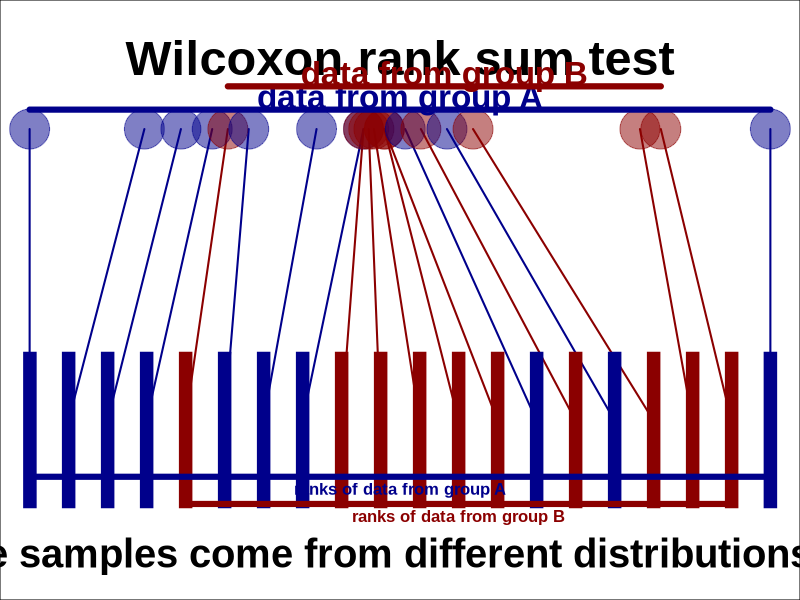
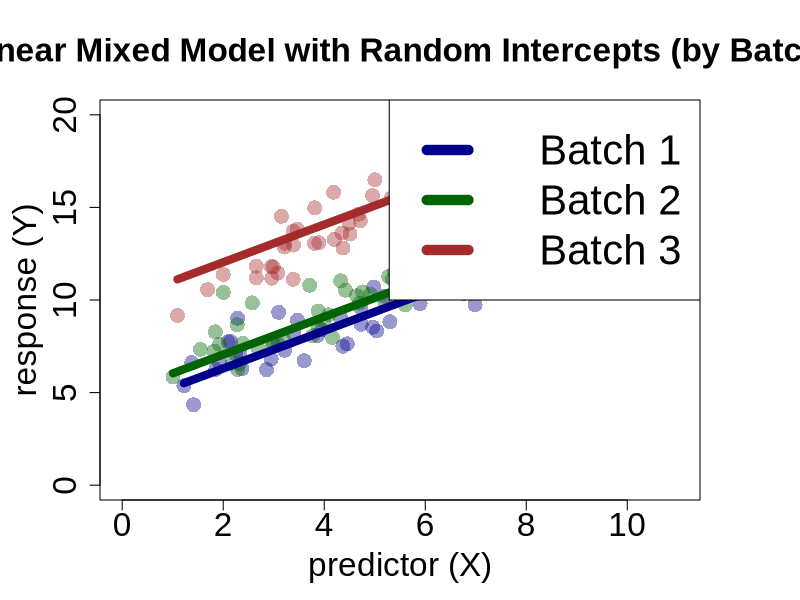

Write R code to recreate these figures, in order.

# Copyright 2024 David Novak
#
# Licensed under the Apache License, Version 2.0 (the "License");
# you may not use this file except in compliance with the License.
# You may obtain a copy of the License at
#
#     http://www.apache.org/licenses/LICENSE-2.0
#
# Unless required by applicable law or agreed to in writing, software
# distributed under the License is distributed on an "AS IS" BASIS,
# WITHOUT WARRANTIES OR CONDITIONS OF ANY KIND, either express or implied.
# See the License for the specific language governing permissions and
# limitations under the License.


# Generate figures used in `5_stats.Rmd` for demonstration purposes.

# Fig 1. Wilcoxon test ----

png(filename = '5_stats_fig1.png', width = 1600, height = 840, units = 'px')
par(family = 'Arial')
## Draw random grouped data ----
set.seed(1)
n0 <- 10
n1 <- 10
n <- n0+n1
x0 <- c(
  sample(x = seq(-5, 3, by = .1), size = ceiling(n0/5), replace = TRUE),
  sample(x = seq(1, 8, by = .1), size = floor(n0*.8)-1, replace = TRUE),
  13
)
x1 <- c(
  sample(x = seq(4, 11, by = .1), size = floor(n1*0.8), replace = TRUE),
  sample(x = seq(12, 14, by = .1), size = ceiling(n1*0.2), replace = TRUE)
)-2
x <- c(x0, x1)
cls <- as.factor(rep(c(0, 1), times = c(n0, n1)))
o <- order(x)
x <- x[o]
cls <- cls[o]

## Plot ----
colours <- c('darkblue', 'darkred')[cls]
par(mar = c(0,0,0,0))
plot(NULL, xlim = range(x), ylim = c(0.169, 0.455),
     axes = FALSE, xlab = '', ylab = '',
     main = '\n\nWilcoxon rank sum test', cex.main = 2.92)
box()

{
  x_ranks <- order(x)
  x_ranks <- x_ranks-min(x_ranks)
  x_ranks <- x_ranks/max(x_ranks)
  x_ranks <- x_ranks*diff(range(x))
  x_ranks <- x_ranks + min(x)
}

for (i in seq_along(x)) {
  lines(x = c(x_ranks[i], x[i]), y = c(0.25, 0.4), col = colours[i], lwd = 2)
}
points(x, rep(0.4, times = n), col = scales::alpha(colours, .5), pch = 20, cex = 8)
points(x_ranks, rep(0.245, times = n), col = colours, pch = '|', cex = 10)

lines(x = range(x0), y = rep(0.41, times = 2), lwd = 6, col = 'darkblue')
text(x = min(x0)+diff(range(x0))/2, y = 0.415, labels = expression(bold('data from group A')), col = 'darkblue', cex = 2)

lines(x = range(x1), y = rep(0.422, times = 2), lwd = 6, col = 'darkred')
text(x = min(x1)+diff(range(x1))/2, y = 0.427, labels = expression(bold('data from group B')), col = 'darkred', cex = 2)



lines(x = range(x_ranks[cls==0]), y = rep(0.221, times = 2), lwd = 6, col = 'darkblue')
text(x = min(x_ranks[cls==0])+diff(range(x_ranks[cls==0]))/2, y = 0.214, labels = expression(bold('ranks of data from group A')), col = 'darkblue')

lines(x = range(x_ranks[cls==1]), y = rep(0.207, times = 2), lwd = 6, col = 'darkred')
text(x = min(x_ranks[cls==1])+diff(range(x_ranks[cls==1]))/2, y = 0.200, labels = expression(bold('ranks of data from group B')), col = 'darkred')


text(x = min(x)+diff(range(x))/2, y = 0.18, label = expression(bold('How likely is it that the samples come from different distributions, based on the ranks?')), cex = 2.4)

dev.off()

# Fig 2. Fixed and random effects ----
##mostly generated by Gemini

png(filename = '5_stats_fig3.png', width = 1600, height = 840, units = 'px')
par(family = 'Arial')
{
# Set seed for reproducibility
set.seed(123)

# Define number of data points per group
n.points <- 60

# Generate random slopes for each group
group.slopes <- rnorm(3, mean = 1, sd = 0.2)

# Generate random intercepts for each group
group.intercepts <- rnorm(3, mean = 5, sd = 2)

# Combine data into a dataframe
data <- data.frame(group = factor(rep(1:3, each = n.points)))

# Generate x-values
data$x <- runif(nrow(data), min = 1, max = 10)

# Generate y-values with group effects
data$y <- group.slopes[data$group] * data$x + 
  group.intercepts[data$group] + 
  rnorm(nrow(data), mean = 0, sd = 1)  # Add random error

# Linear mixed model with lme4 package (replace lm with lmer)
library(lme4)  # Load lme4 package for mixed models
lmer.model <- lmer(y ~ x + (1 | group), data = data)

# Extract fitted values using predict with intervals=FALSE
fitted.values <- data.frame(
  x = data$x,
  group = data$group,
  fit = predict(lmer.model, newdata = data)
)
# fitted.values <- subset(fitted.values, fitted.values$x %in% data$x)
# Generate plot
par(mar=c(5,5,5,5))
colours <- c('darkblue','darkgreen','brown')[fitted.values$group]
plot(data$x, data$y, pch = 16, xlim = c(0, 11), ylim = c(0, 20), 
     xlab = "predictor (X)", ylab = "response (Y)", col = scales::alpha(colours, .4),cex.main=3.0,
     main = "Linear Mixed Model with Random Intercepts (by Batch)", cex = 2,cex.sub=2,cex.main=2,cex.lab=2,cex.axis=2)
lines(fitted.values[fitted.values$group == 1,]$x, 
      fitted.values[fitted.values$group == 1,]$fit, col = "darkblue", lwd = 8)
lines(fitted.values[fitted.values$group == 2,]$x, 
      fitted.values[fitted.values$group == 2,]$fit, col = "darkgreen", lwd = 8)
lines(fitted.values[fitted.values$group == 3,]$x, 
      fitted.values[fitted.values$group == 3,]$fit, col = "brown", lwd = 8)

# Add legend
legend("topright", legend = c("Batch 1", "Batch 2", "Batch 3"), 
       col = c("darkblue", "darkgreen", "brown"), lty = 2, lwd = 10, cex = 2.5)

}
dev.off()
